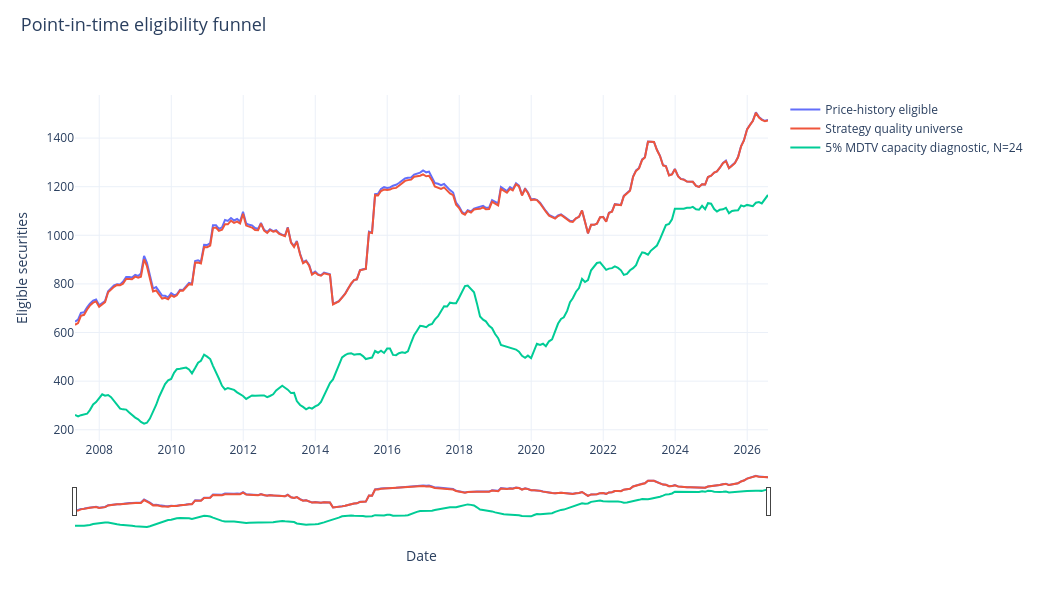

The notebook cell this image was saved under:
### Markdown cell above
## Data and eligible securities

The source is observed main-board NSE EQ history, not a current-symbol-only watchlist. SME series are excluded; there is no independent market-cap or top-200 rule. Formation endpoints, 96.8% price coverage, at least 120 of 126 volume observations and a price-jump quality gate are required. Eligibility uses only information known at the signal close; missing next-session opens affect execution, not ranking.

### Code cell
research.universe()

### Figure 1 — Plotly figure (JSON) as saved in the notebook; plotly's stock layout.template omitted (floating-point values rounded to 4 significant figures; data arrays with more than 128 entries replaced by an {"elided": "..."} marker saying what was removed)
{"data": [{"name": "Price-history eligible", "type": "scatter", "x": {"elided": "232 str values"}, "y": {"elided": "232 int values"}}, {"name": "Strategy quality universe", "type": "scatter", "x": {"elided": "232 str values"}, "y": {"elided": "232 int values"}}, {"name": "5% MDTV capacity diagnostic, N=24", "type": "scatter", "x": {"elided": "232 str values"}, "y": {"elided": "232 int values"}}], "layout": {"height": 610, "hovermode": "x unified", "legend": {"font": {"size": 12}, "itemclick": "toggle", "itemdoubleclick": "toggleothers", "x": 1.025, "y": 1}, "margin": {"b": 80, "l": 75, "r": 235, "t": 95}, "title": {"font": {"size": 18}, "text": "Point-in-time eligibility funnel", "x": 0.02, "y": 0.97}, "width": 1040, "xaxis": {"rangeslider": {"thickness": 0.13, "visible": true}, "title": {"text": "Date"}}, "yaxis": {"title": {"text": "Eligible securities"}}}}
